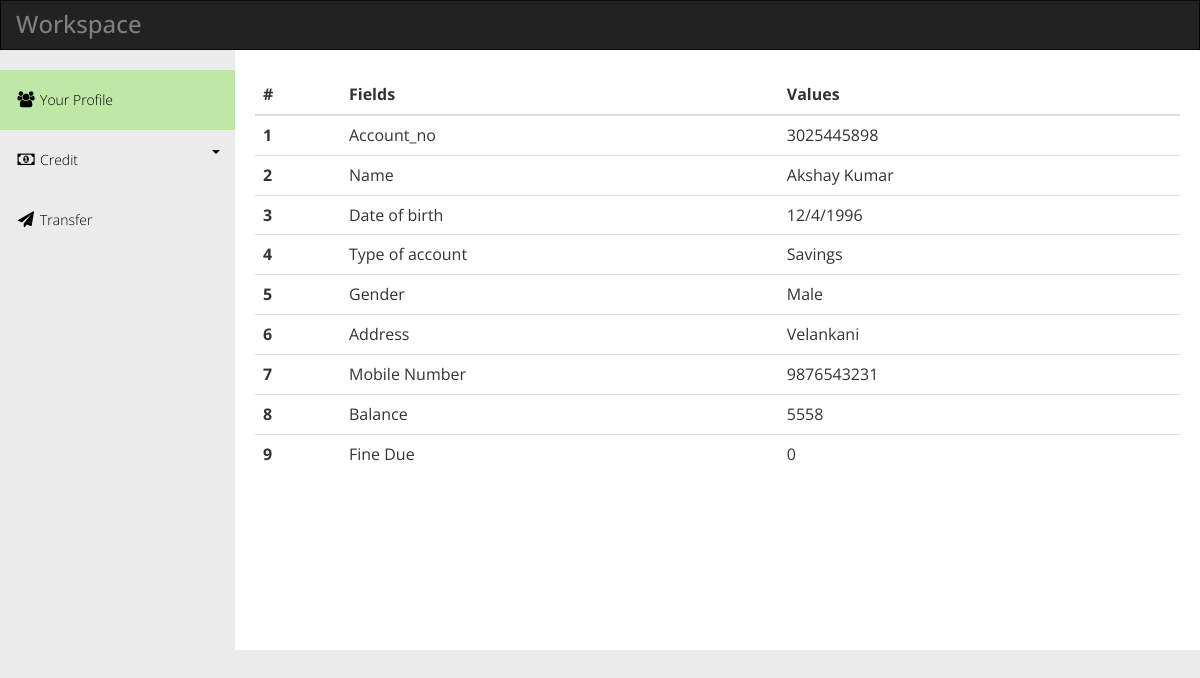
Page /profile.php (signed in) on the committed database.
### tables this page shows
CREATE TABLE `Customer_list` (
  `Account_no` varchar(40) NOT NULL,
  `Name` varchar(40) NOT NULL,
  `DOB` varchar(40) NOT NULL,
  `Account_type` varchar(40) NOT NULL,
  `Gender` varchar(40) NOT NULL,
  `Address` varchar(40) NOT NULL,
  `Mobile_no` varchar(40) NOT NULL,
  PRIMARY KEY (`Account_no`)
);

CREATE TABLE `Remaining_Amt` (
  `Account_no` varchar(40) NOT NULL,
  `Total_amt` bigint(20) DEFAULT NULL,
  `fine` int(11) NOT NULL DEFAULT '0',
  PRIMARY KEY (`Account_no`),
  CONSTRAINT `Remaining_Amt_ibfk_1` FOREIGN KEY (`Account_no`) REFERENCES `Customer_list` (`Account_no`) ON DELETE CASCADE ON UPDATE CASCADE
);

### profile.php (the view, shortened to what this page needs)
<?php
require 'db.php';
$temp = $_SESSION['POST'];
$Account_no =$temp['Account_no'];
$query2="SELECT Total_amt FROM Remaining_Amt where Account_no ='$Account_no'";
$query1="SELECT * FROM Customer_list where Account_no ='$Account_no'";
$query3="SELECT fine FROM Remaining_Amt where Account_no ='$Account_no'";
$query1_data=mysqli_query($conn, $query1);
$query2_data=mysqli_query($conn, $query2);
$query3_data=mysqli_query($conn, $query3);
$query1_row=mysqli_fetch_assoc($query1_data);
$Name =$query1_row['Name'];
$DOB =$query1_row['DOB'];
$Account_type =$query1_row['Account_type'];
$Gender =$query1_row['Gender'];
$Address =$query1_row['Address'];
$Mobile_no =$query1_row['Mobile_no'];
$query2_row=mysqli_fetch_assoc($query2_data);
$Total_amt=$query2_row['Total_amt'];
$query3_row=mysqli_fetch_assoc($query3_data);
$fine=$query3_row['fine'];
 ?>
<html>
<head>
  <link rel="stylesheet" href="css/templatemo_main.css">
</head>
<body>
<div id="main-wrapper">
    <div class="navbar navbar-inverse" role="navigation">
      <div class="navbar-header">
        <div class="logo"><h1>Workspace</h1></div>
      </div>
    </div>
    <div class="template-page-wrapper">
      <div class="navbar-collapse collapse templatemo-sidebar">
        <ul class="templatemo-sidebar-menu">
   <li class="active"><a href="profile.php"><i class="fa fa-users"></i>Your Profile</a></li>
  <li class="sub">
            <a href="javascript:;">
              <i class="fa fa-money"></i>Credit <div class="pull-right"><span class="caret"></span></div>
            </a>
          </li>
  <li><a href="transfer.php"><i class="fa fa-send"></i>Transfer</a></li>
    </div>
</div>
</div>
<div class="templatemo-content-wrapper">
        <div class="templatemo-content">
<div class="row " >
            <div class="col-md-12">
                <table class="table table-dark">
  <thead>
    <tr>
      <th scope="col">#</th>
      <th scope="col">Fields</th>
      <th scope="col">Values</th>
    </tr>
  </thead>
  <tbody>
   <tr>
       <th scope="row">1</th>
       <td>Account_no</td>
       <td><?php echo $Account_no; ?></td>
    </tr>
    <tr>
      <th scope="row">2</th>
      <td>Name</td>
      <td><?php echo $Name; ?></td>
    </tr>
    <tr>
      <th scope="row">3</th>
      <td>Date of birth</td>
      <td><?php echo $DOB ?></td>
    </tr>
    <tr>
      <th scope="row">4</th>
      <td>Type of account</td>
      <td><?php echo $Account_type ?></td>
    </tr>
    <tr>
      <th scope="row">5</th>
      <td>Gender</td>
      <td><?php echo $Gender ?></td>
    </tr><tr>
      <th scope="row">6</th>
      <td>Address</td>
      <td><?php echo $Address ?></td>
    </tr><tr>
      <th scope="row">7</th>
      <td>Mobile Number</td>
      <td><?php echo $Mobile_no ?></td>
    </tr><tr>
      <th scope="row">8</th>
      <td>Balance</td>
      <td><?php echo $Total_amt ?></td>
    </tr><tr>
      <th scope="row">9</th>
      <td>Fine Due</td>
      <td><?php echo $fine ?></td>
    </tr>
  </tbody>
</table>
            </div>
          </div>
</div>
</div>
</body>
</html>

### css/templatemo_main.css (style rules this page uses)
* { font-family: 'Open Sans', sans-serif; }
body { background-color: rgb(235,235,235); }
h1 { font-size: 24px; }
.logo { display: inline-block; }
.logo h1 { font-size: 24px; margin: 10px 15px; }
.templatemo-content-wrapper { float: left; width: 100%; }
.templatemo-content { margin-left: 235px; margin-top: 0px; min-height: 600px; padding: 25px 20px 0 20px; background-color: white; overflow-x: hidden; }
.navbar { margin-bottom: 0; border-radius: 0; }
.navbar-header { color: rgb(127,127,127); }
.templatemo-sidebar { padding: 0; margin-top: 20px; }
.templatemo-sidebar .templatemo-sidebar-menu { list-style: none; margin: 0; padding: 0; }
.templatemo-sidebar .templatemo-sidebar-menu > li { display: block; margin: 0; padding: 0; border: 0px; }
.templatemo-sidebar .templatemo-sidebar-menu > li > a { display: block; position: relative; margin: 0; border: 0px; padding: 20px 15px; text-decoration: none; font-size: 14px; font-weight: 300; }
.templatemo-sidebar-menu a { color: black; }
.templatemo-sidebar .templatemo-sidebar-menu >li.active, .templatemo-sidebar .templatemo-sidebar-menu>li>a:hover { background-color: rgb(191, 232, 167); }
.templatemo-sidebar .templatemo-sidebar-menu > li > a > i { font-size: 16px; top: 2px; margin-top: 1px; margin-left: 1px; margin-right: 4px; display: inline-block; width: 1.25em; text-align: center; }
@media screen and (min-width: 992px) { .templatemo-sidebar { width: 235px; float: left; position: relative; margin-right: -100%; } }

### rows in the picture
customer_list: Name "Akshay Kumar", DOB "12/4/1996", Account_type "Savings", Gender "Male", Address "Velankani", Mobile_no "9876543231"
remaining_amt: Total_amt "5558", fine "0"

### other values in the picture
$Account_no "3025445898"
